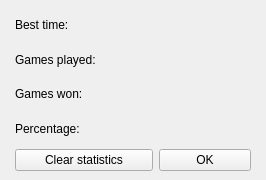
<?xml version="1.0" encoding="UTF-8"?>
<ui version="4.0">
 <class>Statistics</class>
 <widget class="QWidget" name="Statistics">
  <property name="geometry">
   <rect>
    <x>0</x>
    <y>0</y>
    <width>266</width>
    <height>180</height>
   </rect>
  </property>
  <property name="windowTitle">
   <string>Statistics</string>
  </property>
  <widget class="QWidget" name="gridLayoutWidget">
   <property name="geometry">
    <rect>
     <x>0</x>
     <y>0</y>
     <width>261</width>
     <height>181</height>
    </rect>
   </property>
   <layout class="QGridLayout" name="gridLayout" columnstretch="3,2">
    <property name="leftMargin">
     <number>15</number>
    </property>
    <property name="topMargin">
     <number>10</number>
    </property>
    <property name="rightMargin">
     <number>10</number>
    </property>
    <property name="bottomMargin">
     <number>10</number>
    </property>
    <item row="0" column="0">
     <widget class="QLabel" name="label">
      <property name="text">
       <string>Best time: </string>
      </property>
     </widget>
    </item>
    <item row="1" column="0">
     <widget class="QLabel" name="label_2">
      <property name="text">
       <string>Games played: </string>
      </property>
     </widget>
    </item>
    <item row="4" column="0">
     <widget class="QLabel" name="label_4">
      <property name="text">
       <string>Percentage: </string>
      </property>
     </widget>
    </item>
    <item row="0" column="1">
     <widget class="QLabel" name="bestTime">
      <property name="text">
       <string/>
      </property>
     </widget>
    </item>
    <item row="1" column="1">
     <widget class="QLabel" name="gamesPlayed">
      <property name="text">
       <string/>
      </property>
     </widget>
    </item>
    <item row="4" column="1">
     <widget class="QLabel" name="percentage">
      <property name="text">
       <string/>
      </property>
     </widget>
    </item>
    <item row="2" column="0">
     <widget class="QLabel" name="label_3">
      <property name="text">
       <string>Games won: </string>
      </property>
     </widget>
    </item>
    <item row="2" column="1">
     <widget class="QLabel" name="gamesWon">
      <property name="text">
       <string/>
      </property>
     </widget>
    </item>
    <item row="5" column="0">
     <layout class="QHBoxLayout" name="horizontalLayout">
      <item>
       <widget class="QPushButton" name="clearBtn">
        <property name="text">
         <string>Clear statistics</string>
        </property>
       </widget>
      </item>
     </layout>
    </item>
    <item row="5" column="1">
     <widget class="QPushButton" name="pushButton">
      <property name="text">
       <string>OK</string>
      </property>
     </widget>
    </item>
   </layout>
  </widget>
 </widget>
 <resources/>
 <connections>
  <connection>
   <sender>pushButton</sender>
   <signal>released()</signal>
   <receiver>Statistics</receiver>
   <slot>deleteLater()</slot>
   <hints>
    <hint type="sourcelabel">
     <x>162</x>
     <y>134</y>
    </hint>
    <hint type="destinationlabel">
     <x>125</x>
     <y>0</y>
    </hint>
   </hints>
  </connection>
  <connection>
   <sender>clearBtn</sender>
   <signal>released()</signal>
   <receiver>pushButton</receiver>
   <slot>click()</slot>
   <hints>
    <hint type="sourcelabel">
     <x>63</x>
     <y>136</y>
    </hint>
    <hint type="destinationlabel">
     <x>164</x>
     <y>135</y>
    </hint>
   </hints>
  </connection>
 </connections>
</ui>
